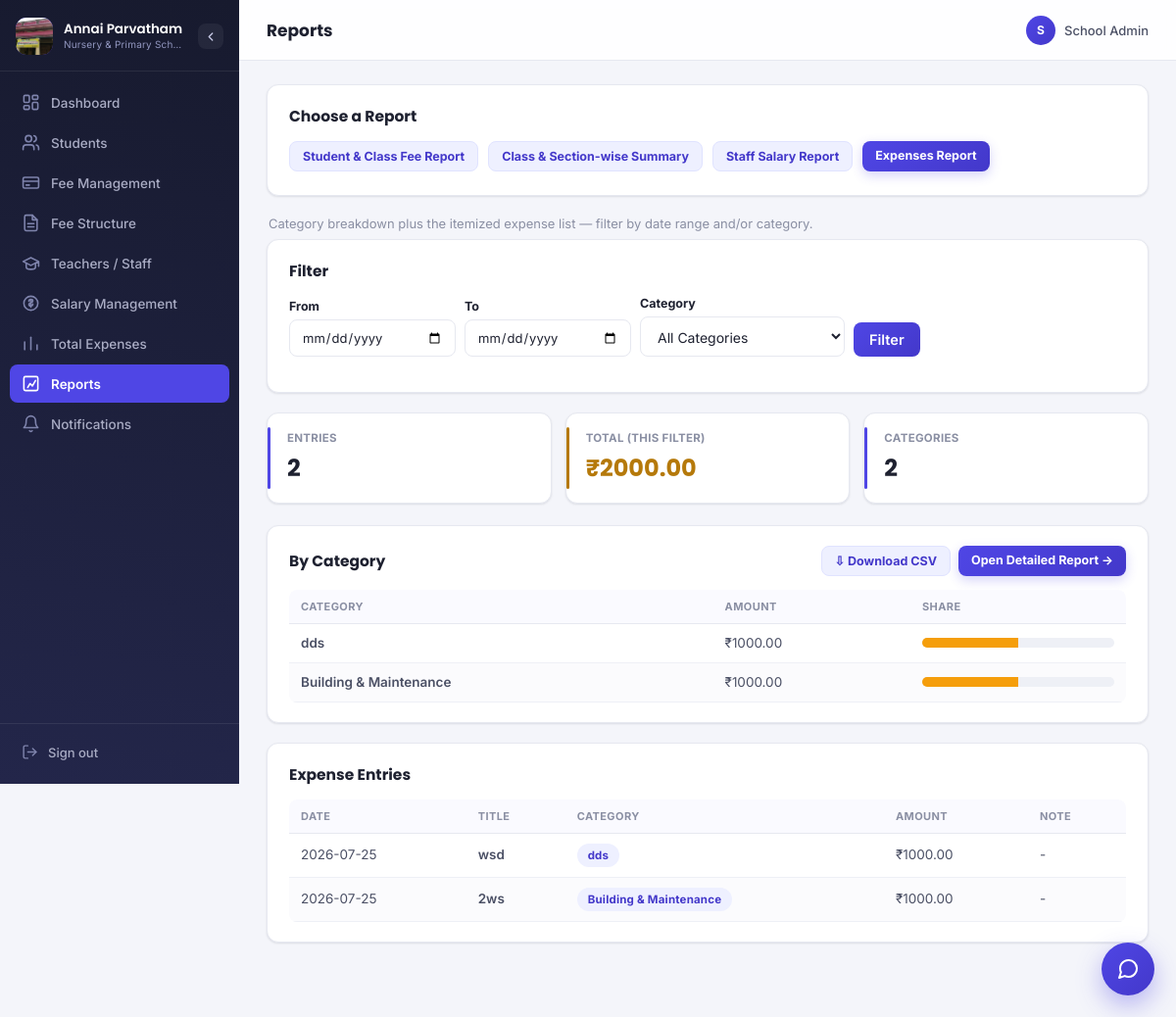
Before: /reports?kind=expenses (signed in) with the older database file.
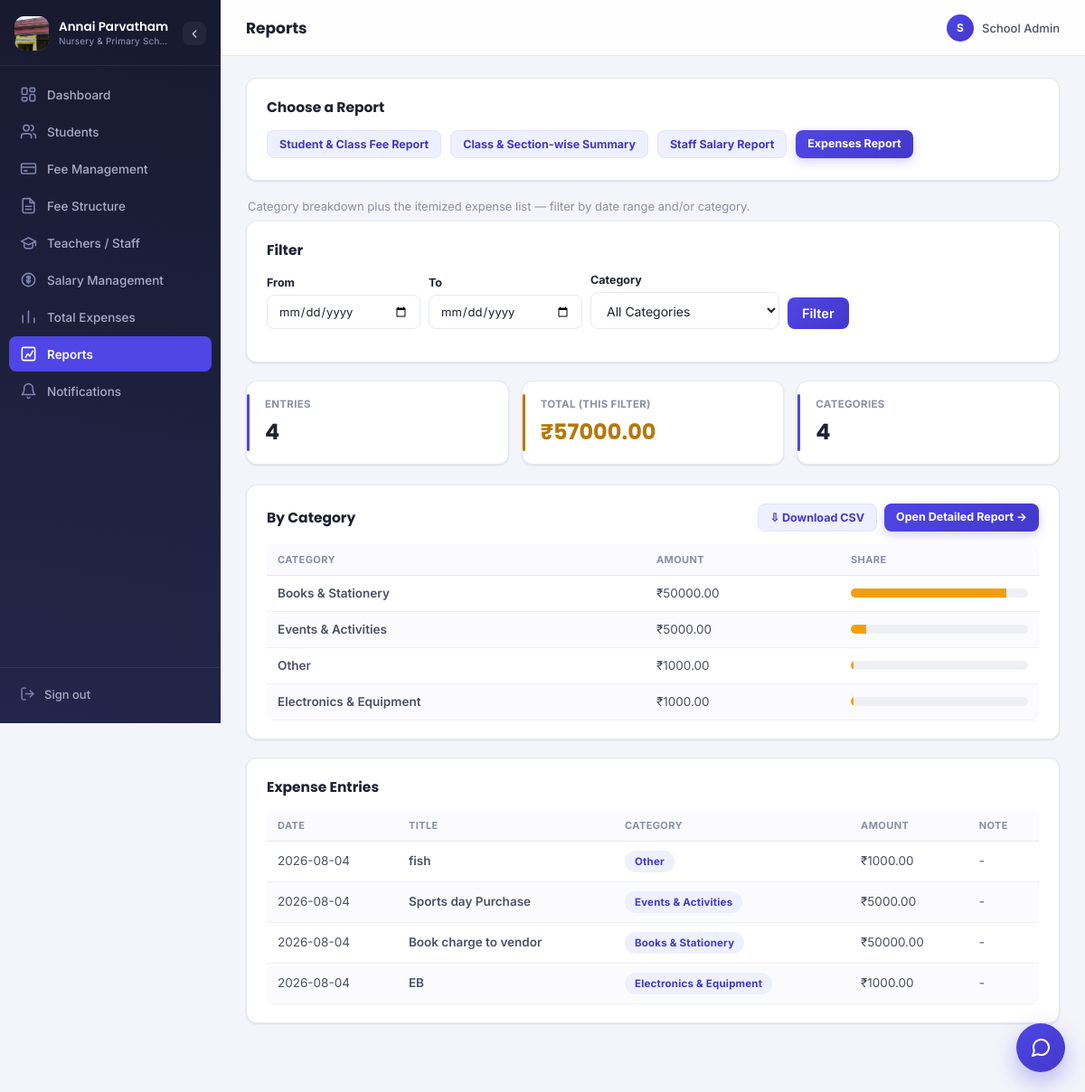
After: the same page with the newer database file.
### models.py (models this page shows)
class Expense(db.Model):
    id = db.Column(db.Integer, primary_key=True)
    title = db.Column(db.String(150), nullable=False, index=True)
    category = db.Column(db.String(60), nullable=False, index=True)
    amount = db.Column(db.Float, nullable=False)
    date = db.Column(db.String(20), default=lambda: datetime.now().strftime("%Y-%m-%d"))
    note = db.Column(db.String(200))

### blueprints/reports.py (the view)
@bp.route("/reports")
@login_required
def reports():
    kind = _read_common()
    context = dict(kind=kind)
    if kind == "fee":
        context.update(_fee_reports_context())
    elif kind == "classwise":
        context.update(_classwise_context())
    elif kind == "salary":
        context.update(_salary_context())
    elif kind == "expenses":
        context.update(_expenses_context())
    return render_template("reports.html", **context)

### blueprints/reports.py (called while the page is built)
def _read_common():
    kind = request.args.get("kind", "fee").strip()
    return kind if kind in REPORT_KINDS else "fee"

def _expenses_read_filters():
    return (
        request.args.get("date_from", "").strip(), request.args.get("date_to", "").strip(),
        request.args.get("category", "").strip(),
    )

def _expenses_rows(date_from, date_to, category):
    q = Expense.query.order_by(Expense.date.desc(), Expense.id.desc())
    if date_from:
        q = q.filter(Expense.date >= date_from)
    if date_to:
        q = q.filter(Expense.date <= date_to)
    if category:
        q = q.filter(Expense.category == category)
    return q.all()

def _expenses_by_category(rows):
    totals = {}
    for e in rows:
        totals[e.category] = totals.get(e.category, 0) + e.amount
    return sorted(totals.items(), key=lambda kv: kv[1], reverse=True)

### helpers.py (called while the page is built)
def login_required(f):
    @wraps(f)
    def wrapper(*args, **kwargs):
        if "admin_id" not in session:
            return redirect(url_for("auth.login"))
        return f(*args, **kwargs)
    return wrapper

### templates/reports.html (shortened to what this page needs)
{% extends "base.html" %}
{% block header %}Reports{% endblock %}
{% block content %}
<div class="panel">
  <div class="panel-head">
    <h3>Choose a Report</h3>
  </div>
  <div class="quick-actions" style="margin-bottom:4px;">
    <a href="{{ url_for('reports.reports', kind='fee') }}" class="action-btn {{ 'secondary' if kind != 'fee' }} small">Student &amp; Class Fee Report</a>
    <a href="{{ url_for('reports.reports', kind='classwise') }}" class="action-btn {{ 'secondary' if kind != 'classwise' }} small">Class &amp; Section-wise Summary</a>
    <a href="{{ url_for('reports.reports', kind='salary') }}" class="action-btn {{ 'secondary' if kind != 'salary' }} small">Staff Salary Report</a>
    <a href="{{ url_for('reports.reports', kind='expenses') }}" class="action-btn {{ 'secondary' if kind != 'expenses' }} small">Expenses Report</a>
  </div>
</div>
{% if kind == 'fee' %}
  {% include "reports/_fee.html" %}
{% elif kind == 'classwise' %}
  {% include "reports/_classwise.html" %}
{% elif kind == 'salary' %}
  {% include "reports/_salary.html" %}
{% elif kind == 'expenses' %}
  {% include "reports/_expenses.html" %}
{% endif %}
{% endblock %}

### templates/reports/_expenses.html (shortened to what this page needs)
<div class="totals-scope-label">
  Category breakdown plus the itemized expense list — filter by date range and/or category.
</div>
<div class="panel">
  <div class="panel-head">
    <h3>Filter</h3>
  </div>
  <form method="GET" class="search-row" style="align-items:flex-end;">
    <div class="form-row" style="margin-bottom:0;">
      <label>From</label>
      <input type="date" name="date_from" value="{{ date_from }}" class="filter-select">
    </div>
    <div class="form-row" style="margin-bottom:0;">
      <label>To</label>
      <input type="date" name="date_to" value="{{ date_to }}" class="filter-select">
    </div>
    <div class="form-row" style="margin-bottom:0;">
      <label>Category</label>
      <select name="category" class="filter-select">
        <option value="">All Categories</option>
      </select>
    </div>
    <button type="submit" class="submit-btn small">Filter</button>
  </form>
</div>
<div class="card-grid three">
  <div class="stat-card">
    <span class="stat-label">Entries</span>
    <span class="stat-value">{{ expense_rows|length }}</span>
  </div>
  <div class="stat-card accent-amber">
    <span class="stat-label">Total (this filter)</span>
    <span class="stat-value">₹{{ "%.2f"|format(expense_total) }}</span>
  </div>
  <div class="stat-card">
    <span class="stat-label">Categories</span>
    <span class="stat-value">{{ expense_by_category|length }}</span>
  </div>
</div>
<div class="panel">
  <div class="panel-head">
    <h3>By Category</h3>
    <div class="panel-head-actions">
      <a href="{{ url_for('reports.report_csv', kind='expenses', date_from=date_from, date_to=date_to, category=expense_category) }}" class="action-btn secondary small">&#8681; Download CSV</a>
      <a href="{{ url_for('reports.report_print', kind='expenses', date_from=date_from, date_to=date_to, category=expense_category) }}" target="_blank" class="action-btn small">Open Detailed Report &rarr;</a>
    </div>
  </div>
  {% if expense_by_category %}
  <div class="table-scroll">
  <table class="data-table">
    <thead><tr><th>Category</th><th>Amount</th><th>Share</th></tr></thead>
    <tbody>
      {% for cat, amt in expense_by_category %}
      <tr>
        <td class="cell-name">{{ cat }}</td>
        <td>₹{{ "%.2f"|format(amt) }}</td>
        <td style="width:220px;">
          <div style="background:var(--border-soft); border-radius:6px; height:10px; overflow:hidden;">
            <div style="background:var(--accent); height:100%; width:{{ (amt / expense_total * 100) if expense_total else 0 }}%;"></div>
          </div>
        </td>
      </tr>
      {% endfor %}
    </tbody>
  </table>
  </div>
  {% else %}
  <p class="empty-state">No expenses match this filter.</p>
  {% endif %}
</div>
<div class="panel">
  <div class="panel-head">
    <h3>Expense Entries</h3>
  </div>
  {% if expense_rows %}
  <div class="table-scroll">
  <table class="data-table">
    <thead><tr><th>Date</th><th>Title</th><th>Category</th><th>Amount</th><th>Note</th></tr></thead>
    <tbody>
      {% for e in expense_rows %}
      <tr>
        <td>{{ e.date }}</td>
        <td class="cell-name">{{ e.title }}</td>
        <td><span class="badge badge-category">{{ e.category }}</span></td>
        <td>₹{{ "%.2f"|format(e.amount) }}</td>
        <td>{{ e.note or '-' }}</td>
      </tr>
      {% endfor %}
    </tbody>
  </table>
  </div>
  {% else %}
  <p class="empty-state">No expenses match this filter.</p>
  {% endif %}
</div>

Changed rows visible on the page:
changed Expense: category "dds" → "Books & Stationery"; amount "1000.00" → "50000.00"; {{ (amt / expense_total * 100) if expense_total else 0 }} 50.0 → 87.71929824561403 (drawn); date "2026-07-25" → "2026-08-04"; title "wsd" → "Book charge to vendor"
added Expense: category "Events & Activities", amount "5000.00", {{ (amt / expense_total * 100) if expense_total else 0 }} 8.771929824561402 (drawn), date "2026-08-04", title "Sports day Purchase", note "-"
added Expense: category "Other", amount "1000.00", {{ (amt / expense_total * 100) if expense_total else 0 }} 1.7543859649122806 (drawn), date "2026-08-04", title "fish", note "-"
changed Expense: category "Building & Maintenance" → "Electronics & Equipment"; {{ (amt / expense_total * 100) if expense_total else 0 }} 50.0 → 1.7543859649122806 (drawn); date "2026-07-25" → "2026-08-04"; title "2ws" → "EB"
Other visible differences:
{{ expense_rows|length }}: "2" → "4"
{{ "%.2f"|format(expense_total) }}: "2000.00" → "57000.00"
{{ expense_by_category|length }}: "2" → "4"
